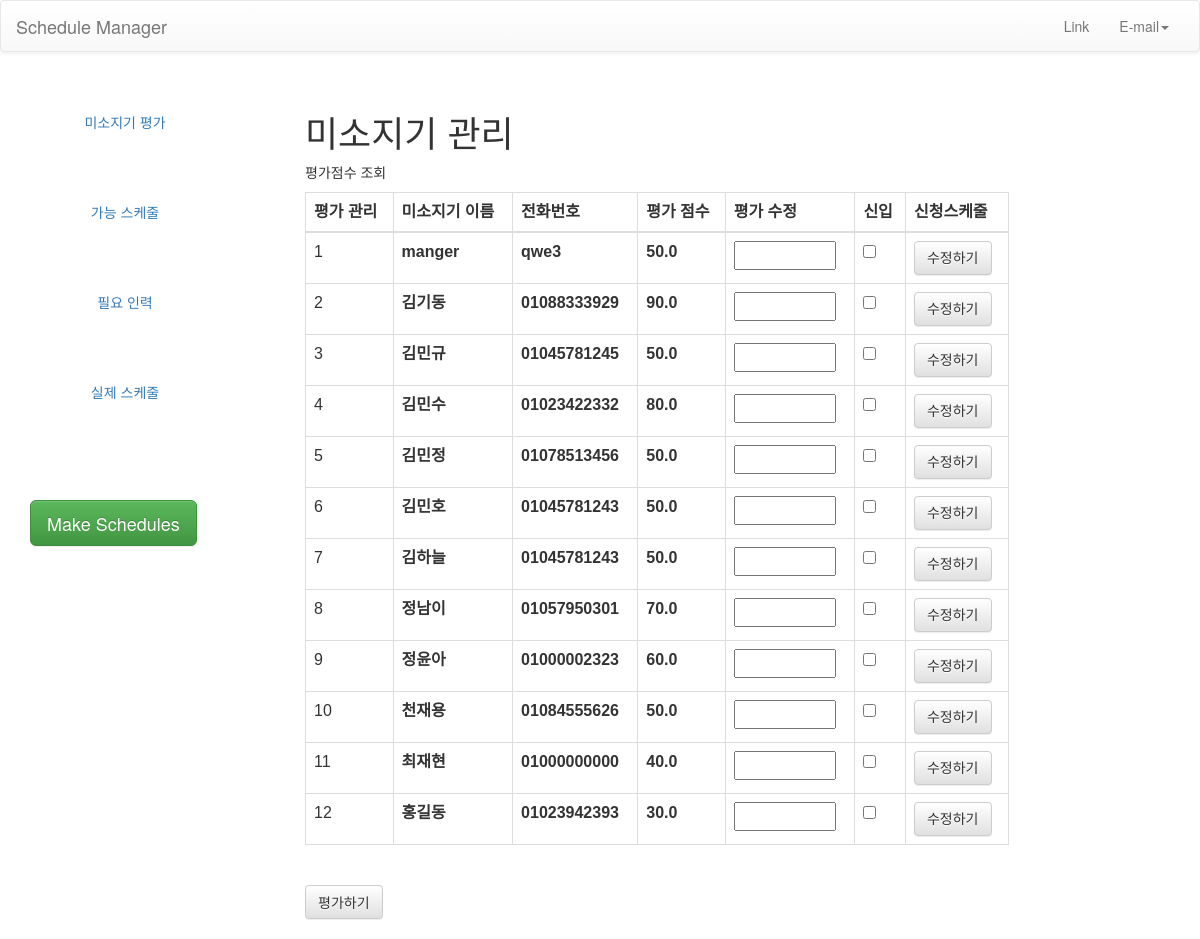
Page /manager/staff/ on the earlier database version.
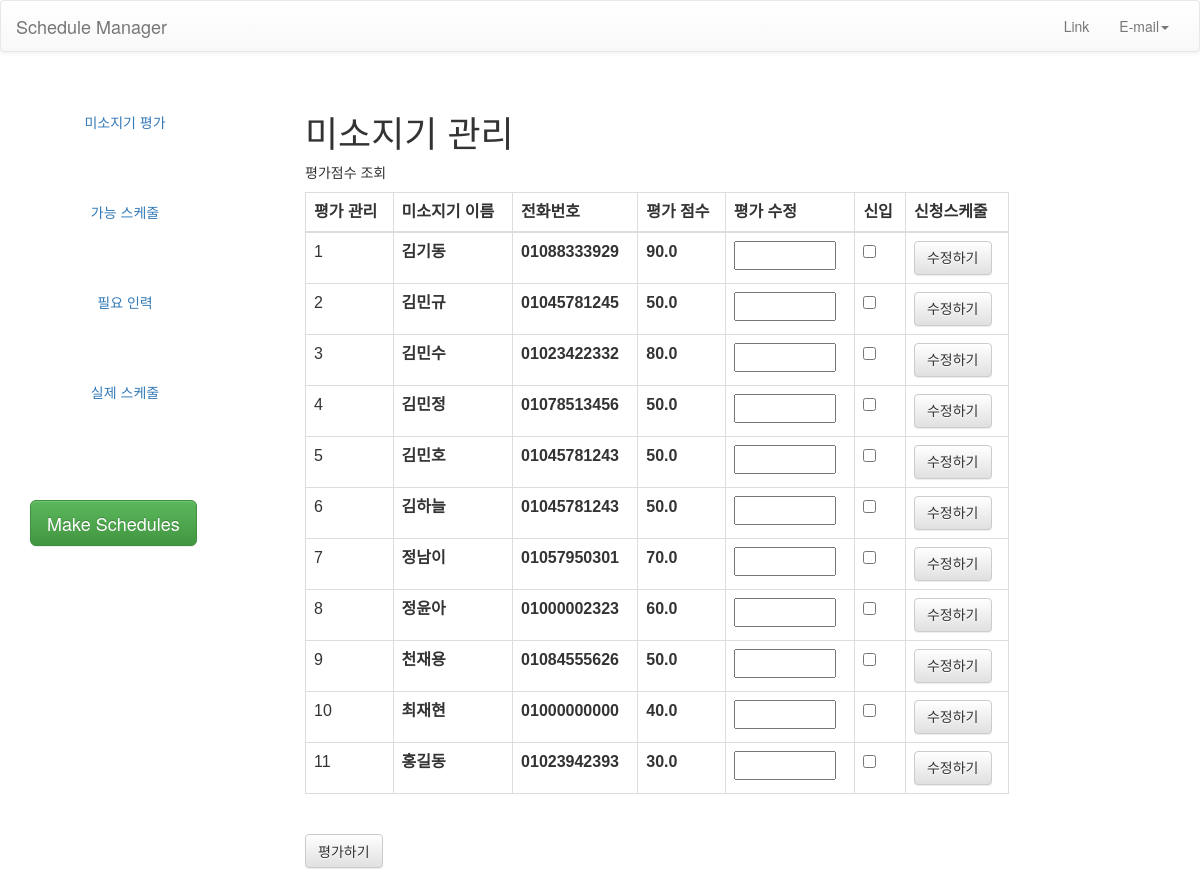
Same page on the later database version.
### miso/models.py (models this page shows, shortened)
class Staff (models.Model):
    name = models.CharField(max_length=45)
    phone = models.CharField(max_length=20)
    score = models.FloatField(blank=True, default=50)
    possible_N_days = models.IntegerField(blank=True, default=3)
    newcomer = models.BooleanField(blank=True, default=False)
    min_complete = models.BooleanField (blank=True, default=False)
    max_complete = models.BooleanField (blank=True, default=False)
    class Meta:
        unique_together = ('name', 'phone')

### miso/views.py (the view, shortened to what this page needs)
# urls.py: path('manager/staff/', manageStaffView, name='manager-staff'),
def manageStaffView(request):
    staffAll = Staff.objects.all().order_by('name')
    context = {'staffAll': staffAll, }
    if request.method=="GET":
        print("getgetget")
    return render(request, 'plan/manager_staff.html', context)

### template/plan/manager_staff.html (shortened to what this page needs)
{% load static %}
<html>
<head>
  <link rel="stylesheet" type="text/css" href="{% static 'css/bootstrap.css' %}"/>
  <link rel="stylesheet" type="text/css" href="{% static 'css/bootstrap.min.css' %}"/>
  <link rel="stylesheet" type="text/css" href="{% static 'css/bootstrap-theme.css' %}"/>
  <link rel="stylesheet" type="text/css" href="{% static 'css/bootstrap-theme.min.css' %}"/>
  <link rel="stylesheet" type="text/css" href="{% static 'css/miso.css' %}"/>
</head>
<body>
   <nav class="navbar navbar-default" role="navigation">
	  <div class="container-fluid">
	    <div class="navbar-header">
	      <a class="navbar-brand" href="/manager/">Schedule Manager</a>
	    </div>
	    <div class="navbar-collapse collapse" id="navbar-collapse-1">
	      <ul class="nav navbar-nav navbar-right">
		<li><a href="#">Link</a></li>
		<li class="dropdown">
		  <a href="#" class="dropdown-toggle" data-toggle="dropdown" role="button" aria-expanded="false">E-mail<span class="caret"></span></a>
		</li>
	      </ul>
	    </div>
	  </div>
	</nav>
	<div id="page-wrapper">
      <div id="sidebar-wrapper">
        <ul class="nav nav-pills nav-stacked navbar-collapse">
          <li><a href="/manager/staff">미소지기 평가</a></li>
          <li><a href="/manager/possible">가능 스케줄</a></li>
          <li><a href="/manager/hr">필요 인력</a></li>
          <li><a href="/manager/real">실제 스케줄</a></li>
        </ul>
       	<ul class="sidebar-nav btn-padding-30">
          <button type="button" class="btn btn-success btn-lg">Make Schedules</button>
       	</ul>
      </div>
      <div id="page-content-wrapper">
        <div class="container-fluid">
          <h1>미소지기 관리</h1>
          <p>평가점수 조회</p>
          <table class="table table-bordered table-hover">
          <thead>
          <tr>
            <th>평가 관리</th>
            <th>미소지기 이름</th>
            <th>전화번호</th>
            <th>평가 점수</th>
            <th>평가 수정</th>
            <th>신입</th>
            <th>신청스케줄</th>
          </tr>
          </thead>
          <tbody>
          <a id="scoreupdate" method="post">
            {% for staff in staffAll %}
            {% with staff.name|add:":"|add:staff.phone as name%}
          <tr>
            <td>{{forloop.counter}}</td>
            <th>{{staff.name}}</th>
            <th>{{staff.phone}}</th>
            <th>{{staff.score}}</th>
            <th>
              <input type="number" name={{name}} min="10" max="100" value="" step="0.01">
            </th>
              <th>
              <input type="checkbox" name={{name}} value="1" {% if staff.newcomer == 1 %} checked {% endif %}>
            </th>
              <th>
                <a class="btn btn-default" href="../../staff/{{staff.name}}/{{staff.phone}}">
                    수정하기
                </a>
              </th>
          </tr>
            {% endwith %}
            {% endfor %}
          </tbody>
        </table>
          <br>
          <button class="btn btn-default" type="submit">평가하기</button>
        </div>
      </div>
    </div>
</body>
</html>

Differences in the rows shown:
removed Staff: name "manger", phone "qwe3", score "50.0"
